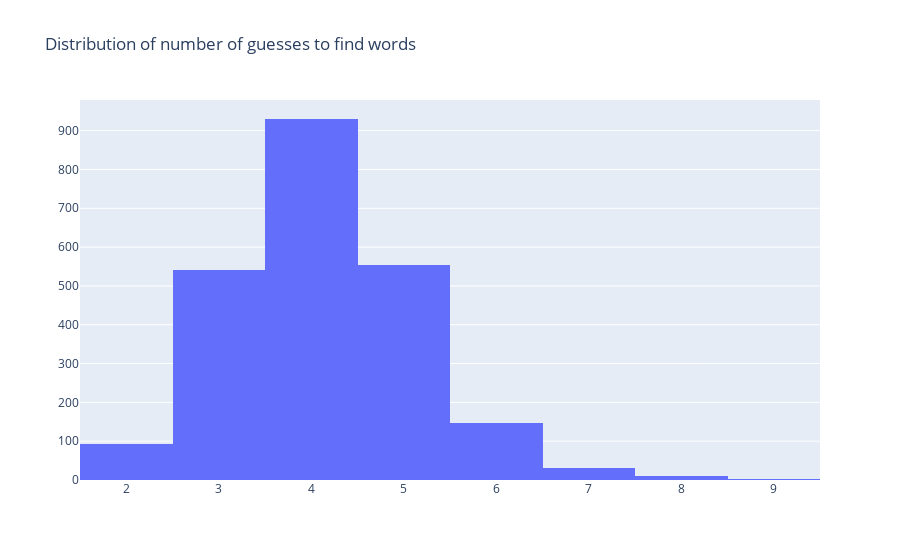

The notebook cell this image was saved under:
### Markdown cell above
# Wordle Solver
**Summary:** This Python script aims to solve the daily [Wordle](https://www.nytimes.com/games/wordle/index.html) puzzle as effectively as possible.

### Code cell
#Before running, ensure the kernel is set to the virtual environment "myvenv"

#Import top level function
from helper_functions.process_user_inputs import run_wordle_solver

#Run wordle solver
solution=run_wordle_solver(mode="all_words",next_word_selection="random",rag_colours=None)

#Options for "mode": "real_python", "one_word", "100_words", "all_words"
#Options for "next_word_selection": "random","rank","brute_force_simple","brute_force_extended"

#Note:
# -- "real_python" runs the wordle solver in python to help solve the real wordle of the day...
#    ...using user RAG inputs for each successive word
# -- "one_word" runs the wordle solver for just one specific word
# -- "100_words" runs the wordle solver for 100 words. this is for initial testing, and is...
#    ...much quicker to run than "all_words"
# -- "all_words" runs the wordle solver across all available 5-letter...
#    ...words. This is used to assess overall performance. 

#If using "one_word" mode, then the attributes of the solution object are:
# - solution.actual_word = the actual word that we are trying to solve, which is currently randomly selected
# - solution.final_guess = the word that we thing is the actual word, based on the output of our algorithms
# - solution.n_guesses = the total number of guesses that it has taken to get to the final guess
# - solution.t_solve = the total number of time that it has taken to get to the final guess

#If using "all_words" or "100_words" mode, then the attributes of the solution object are:
# - solution.n_guesses_all_words = a list of the number of guesses that it took to solve each word
# - solution.t_solve_all_words = the total time that it took to solve all words in the dataset
# - solution.basic_stats = basic descriptive statistics on the number of guesses for all words, including average and range

### Figure 1 — Plotly figure (JSON) as saved in the notebook; plotly's stock layout.template omitted (floating-point values rounded to 4 significant figures; data arrays with more than 128 entries replaced by an {"elided": "..."} marker saying what was removed)
{"data": [{"type": "histogram", "x": {"elided": "2310 int values"}}], "layout": {"autosize": true, "title": {"text": "Distribution of number of guesses to find words"}, "xaxis": {"autorange": true, "range": [1.5, 9.5], "type": "linear"}, "yaxis": {"autorange": true, "range": [0, 978.9]}}}
